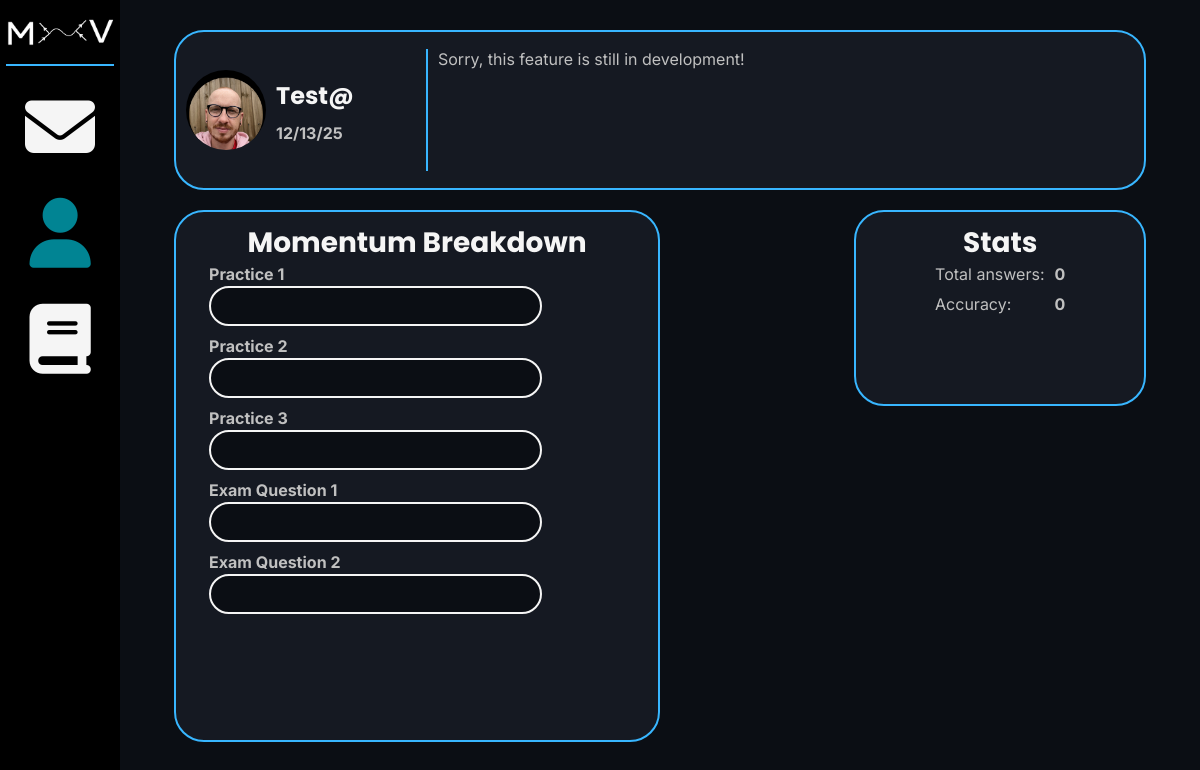
Page /home/1 on the earlier database version.
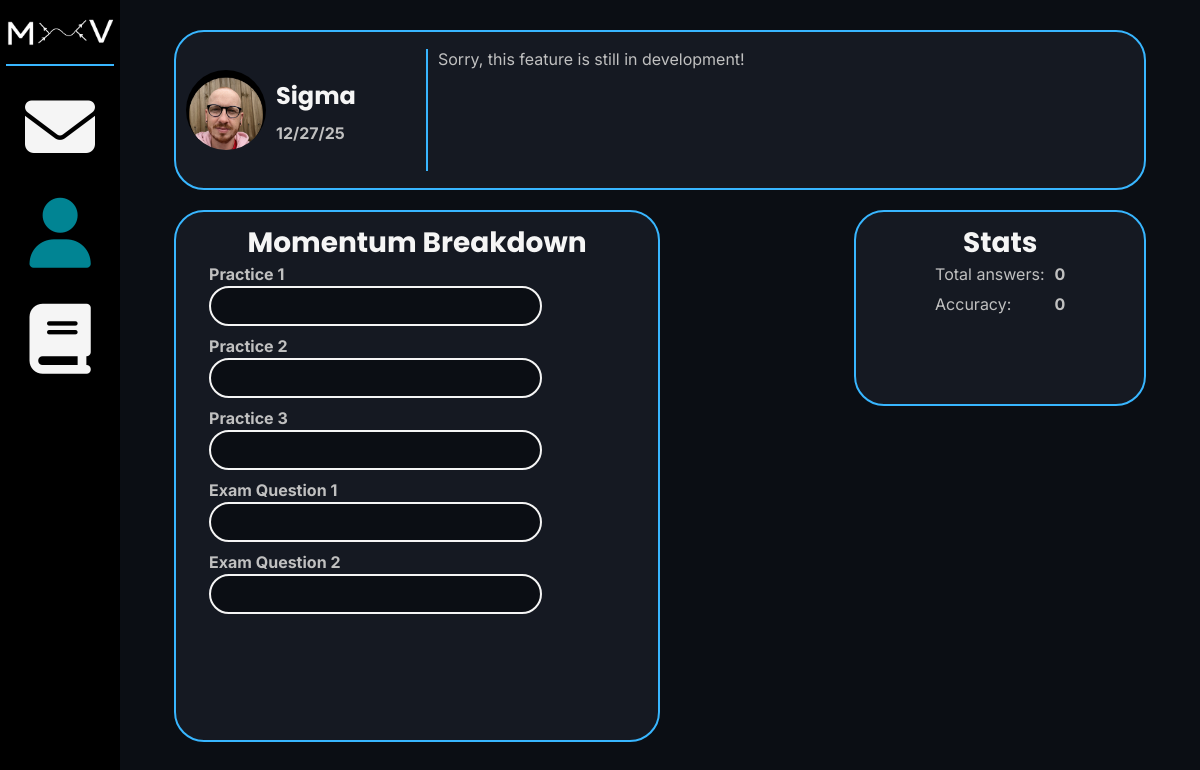
Same page on the later database version.
### database/create_db.py (models this page shows)
class User(db.Model):
	__tablename__ = "users"
	user_id = db.Column(db.Integer, primary_key=True)
	username = db.Column(db.String(10), nullable=False, unique=True)
	email = db.Column(db.String(254), nullable=False, unique=True)
	password_hash = db.Column(db.Integer)
	bio = db.Column(db.String(200), nullable=False)
	join_date = db.Column(db.DateTime, default=datetime.now)
	stats = db.relationship("Stats", uselist=False, back_populates="user", cascade="all, delete-orphan")

### routes/home.py (the view)
@home_bp.route("/home/<int:id>")
def home(id):
	service = Home(id)
	user_data = service.user_data()
	answer_data = service.answer_data()
	momentum_data = service.momentum_data()
	return render_template("home.html", user_data=user_data, answer_data=answer_data, momentum_data=momentum_data, id=id)

### database/select_db.py (called while the page is built)
	@staticmethod
	def get_all_momentum(id):
		user_stats = Stats.query.filter(Stats.user_id == id).first()
		return {
			"total": user_stats.total_momentum,
			"practice1": user_stats.practice1_momentum,
			"practice2": user_stats.practice2_momentum,
			"practice3": user_stats.practice3_momentum,
			"exam1": user_stats.exam1_momentum,
			"exam2": user_stats.exam2_momentum
		}

	@staticmethod
	def get_answer_data(id):
		user_stats = Stats.query.filter(Stats.user_id == id).first()
		return {
			"total": user_stats.total_answers,
			"wrong": user_stats.wrong_answers
		}

	@staticmethod
	def get_user_data(id):
		user_stats = User.query.filter(User.user_id == id).first()
		return {
			"username": user_stats.username,
			"bio": user_stats.bio,
			"join_date": user_stats.join_date.strftime("%x")
		}

### services/home_service.py (called while the page is built)
	def answer_data(self):
		answers = Select.get_answer_data(self.id)
		if answers["total"] != 0:
			accuracy = int(((answers["total"] - answers["wrong"]) / answers["total"]) * 100)
		else:
			accuracy = 0
		return {
			"total": answers["total"],
			"accuracy": accuracy
		}

	def momentum_data(self):
		data = Select.get_all_momentum(self.id)
		for key in data:
			if key == "total": # Don't want to convert total to a percentage
				continue
			data[key] = self.to_percent(data[key], data["total"])
		return data

	def to_percent(self, data, total):
		if total != 0:
			return 100 * (data / total)
		else:
			return 0

	def user_data(self):
		return Select.get_user_data(self.id)

### templates/home.html (shortened to what this page needs)
{% extends "joined.html" %}
{% block style2 %}
<link rel="stylesheet" href="{{url_for('static', filename='css/home.css')}}">
{% endblock %}
{% block main %}
<main>
	<div id="top-div" class="card">
		<div id="profile-div">
			<img id="profile-picture" src="{{url_for('static', filename='images/profile_pictures/keating_pfp.png')}}">
			<div id="profile-details-div">
				<h3 id="username">{{ user_data.username }}</h2>
				<h4 id="join-date">{{ user_data.join_date }}</h3>
			</div>
		</div>
		<div class="vertical-bar"></div>
		<p id="bio">{{ user_data.bio }}</p>
	</div>
	<div id="bottom-div">
		<div id="momentum-div" class="card">
			<h2>Momentum Breakdown</h2>
			<div class="bar-div">
				<h4 class="bar-title">Practice 1</p>
				<div class="bar-container">
				</div>
			</div>
			<div class="bar-div">
				<h4 class="bar-title">Practice 2</p>
				<div class="bar-container">
				</div>
			</div>
			<div class="bar-div">
				<h4 class="bar-title">Practice 3</p>
				<div class="bar-container">
				</div>
			</div>
			<div class="bar-div">
				<h4 class="bar-title">Exam Question 1</p>
				<div class="bar-container">
				</div>
			</div>
			<div class="bar-div">
				<h4 class="bar-title">Exam Question 2</p>
				<div class="bar-container">
				</div>
			</div>
		</div>
		<div id="stats-div" class="card">
			<h2>Stats</h2>
			<div id="stats-display-div">
				<div id="stat-type-div">
					<p class="row1">Total answers:</p>
					<p>Accuracy:</p>
				</div>
				<div id="stat-data-div">
					<h4 id="total-answers" class="row1">{{ answer_data.total }}</h4>
					<h4 id="accuracy">{{ answer_data.accuracy }}</h4>
				</div>
			</div>
		</div>
	</div>
</main>
{% endblock %}

### templates/joined.html (shortened to what this page needs)
{% extends "base.html" %}
{% block style %}
<link rel="stylesheet" href="{{ url_for('static', filename='css/joined.css') }}">
<link rel="stylesheet" href="https://cdnjs.cloudflare.com/ajax/libs/font-awesome/6.5.0/css/all.min.css">
{% block style2 %}{% endblock %}
{% endblock %}
{% block content %}
<body>
	<header>
		<div id="logo-div">
			<img id="MxV-logo" src="{{ url_for('static', filename='images/MxVlogo.png')}}" alt="MxV logo." title="Mass x Velocity">
			<div class="horizontal-bar"></div>
		</div>
		<div id="nav-div">
			<a href="mailto:dylan08code@gmail.com" target="_blank"><i class="fa-solid fa-envelope" id="mail"></i></a>
			<a href="/home/{{ id }}"><i class="fa-solid fa-user" id="home"></i></a>
			<a href="/topics/{{ id }}"><i class="fa-solid fa-book" id="topics"></i></a>
		</div>
	</header>
	{% block main %}{% endblock %}
{% endblock %}

### templates/base.html (shortened to what this page needs)
<!DOCTYPE html>
<html>
	<head>
		<link rel="stylesheet" href="{{url_for('static', filename='css/styles.css')}}">
		{% block style %}{% endblock %}
	</head>
	{% block content %}{% endblock %}
</html>

### static/css/styles.css (style rules this page uses)
:root { --bg: #0B0E14; --card: #151922; --border: #38B6FF; --button: #018493; --primary: #F5F5F5; --secondary: #C0C0C0; --input: #1C2028; --error: #b71c1c; }
* { margin: 0; padding: 0; box-sizing: border-box; }
html, body { width: 100%; height: 100vh; background: var(--bg); }
header { background-color: black; width: 10vw; height: 100vh; position: fixed; display: flex; flex-direction: column; align-items: center; justify-content: space-around; }
header a { transition: 0.3s ease-in-out; }
h1, h2, h3, button, header a, .dropdown, input[type="submit"] { font-family: 'Poppins', system-ui, sans-serif; font-size: 32px; color: var(--primary); }
h2 { font-size: 28px; }
h3, button, header a, .dropdown, input[type="submit"] { font-size: 24px; }
p, h4, input[type='email'], input[type='password'], input[type='text'] { font-family: 'Inter', system-ui, sans-serif; font-size: 16px; color: var(--secondary); }
h4 { font-weight: bold; }
.card { background-color: var(--card); padding: 10px; border: 2px solid var(--border); border-radius: 30px; }
.vertical-bar { width: 2px; height: 90%; background-color: var(--border); }
.horizontal-bar { width: 90%; height: 2px; background-color: var(--border); }

### static/css/joined.css (style rules this page uses)
header { justify-content: flex-start; }
header a { font-size: 70px; }
#logo-div { display: flex; flex-direction: column; align-items: center; margin-bottom: 10px; }
#MxV-logo { width: 100%; }
#nav-div { display: flex; flex-direction: column; align-items: center; }
main { display: flex; flex-direction: column; align-items: center; justify-content: center; width: 90vw; height: 100vh; margin-left: 10vw; }

### static/css/home.css (style rules this page uses)
:root { --bar: #0B0E14; --bar-border: #F5F5F5; --bar-fg: #38B6FF; --selected-fg: #018493; }
#home { color: var(--selected-fg); }
#top-div, #bottom-div { width: 90%; display: flex; }
#top-div { margin-bottom: 20px; height: 20vh; align-items: center; }
#bottom-div { height: 70vh; justify-content: space-between; }
#profile-div { display: flex; align-items: center; width: 20vw; }
#profile-picture { width: 10vh; height: 10vh; border-radius: 50%; margin-right: 10px; aspect-ratio: 1 / 1; object-fit: cover; }
#profile-details-div { height: 90%; display: flex; flex-direction: column; margin-right: 10px; }
#username { margin-bottom: 10px; }
#bio { margin-left: 10px; height: 90%; }
#momentum-div, #stats-div { width: 50%; height: 95%; display: flex; flex-direction: column; align-items: center; }
.bar-div { width: 90%; margin-bottom: 10px; }
.bar-container { background-color: var(--bar); border: 2px solid var(--bar-border); width: 80%; border-radius: 9999px; height: 5vh; margin-top: 2px; }
#stats-div { width: 30%; height: 35%; }
#stats-display-div { display: flex; }
#stat-type-div { margin-right: 10px; }
.row1 { margin-bottom: 10px; }

Differences in the rows shown:
changed User "Sorry, this feature is still in development!": username "Test@" → "Sigma"
Other differences:
{{ user_data.join_date }}: "12/13/25" → "12/27/25"
